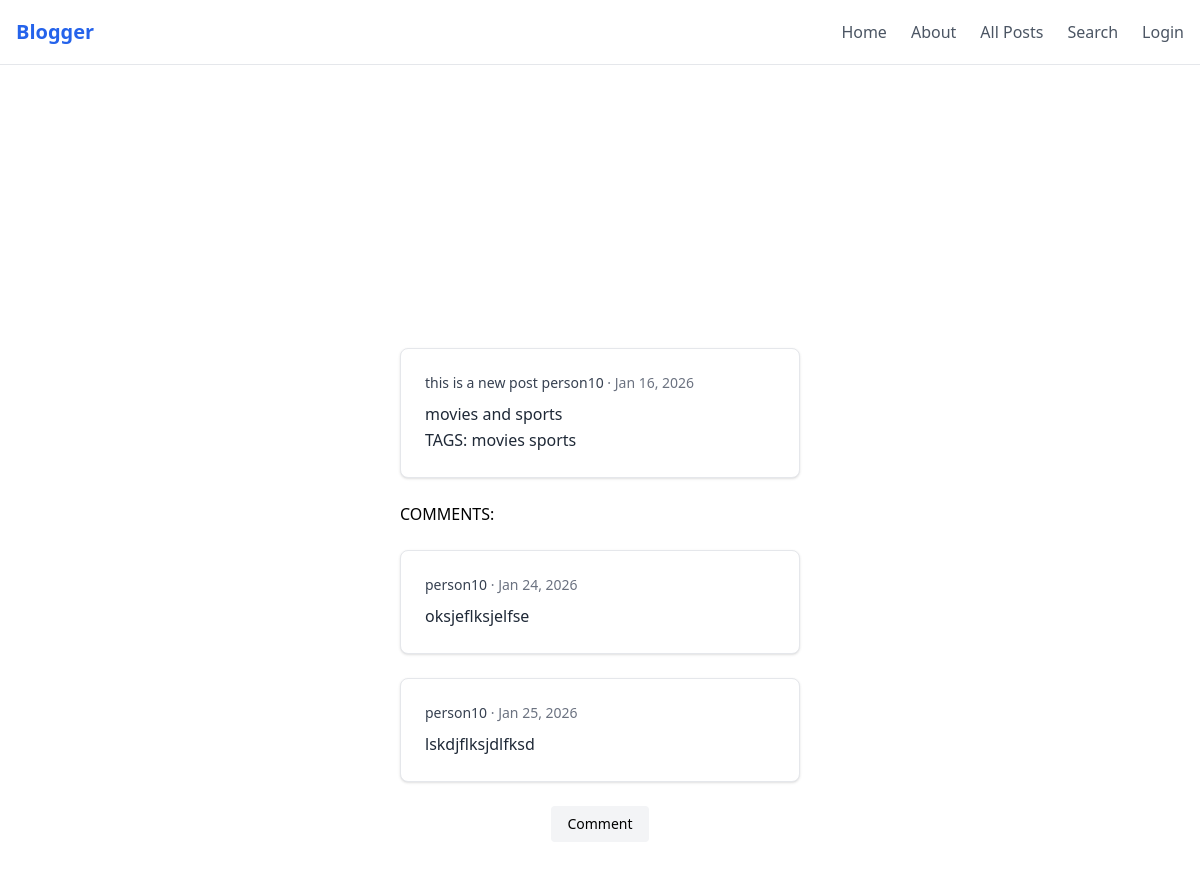
Page /blogapp/detailpost/19 on the committed database.
### blogapp/models.py (models this page shows)
class Post(models.Model):
    title = models.CharField(max_length=100)
    content = models.TextField()
    author = models.ForeignKey(User,on_delete=models.CASCADE,related_name="posts")
    created_at = models.DateTimeField(auto_now_add=True)
    tags = models.ManyToManyField(Tag,related_name="posts")

class Tag(models.Model):
    title = models.CharField(max_length=100)

class Comment(models.Model):
    content = models.TextField()
    author = models.ForeignKey(User,on_delete=models.CASCADE,related_name="comments")
    created_at = models.DateTimeField(auto_now_add=True)
    post = models.ForeignKey(Post,on_delete=models.CASCADE,related_name="comments")

### blogapp/views.py (the view)
# urls.py: path('detailpost/<int:pk>',DetailPost.as_view(),name="detailpost"),
class DetailPost(DetailView):
    model = Post
    template_name = "blogapp/detailpost.html"
    context_object_name = "post"
    def get_queryset(self):
        return (
            Post.objects.prefetch_related("tags","comments")
        )

### blogapp/templates/blogapp/detailpost.html (shortened to what this page needs)
{% extends "./base.html" %}
{% block content %}
  <div class="space-y-6">
      <div class="bg-white p-6 rounded-lg shadow border border-gray-200">
        <div class="text-sm text-gray-500 mb-2">
          <span class="font-medium text-gray-700">{{post.title}} {{ post.author }}</span>
          ·
          <span>{{ post.created_at|date:"M d, Y" }}</span>
        </div>
        <div class="text-gray-800 leading-relaxed">
          {{ post.content }}
        </div>
        <div class="text-gray-800 leading-relaxed">
          TAGS:
          {% for tag in post.tags.all %}
            {{tag.title}}
          {% endfor %}
        </div>
      </div>
        <h1>COMMENTS:</h1>
        {% for comment in post.comments.all %}
              <div class="bg-white p-6 rounded-lg shadow border border-gray-200">
                <div class="text-sm text-gray-500 mb-2">
                  <span class="font-medium text-gray-700"> {{ comment.author }}</span>
                  ·
                  <span>{{ comment.created_at|date:"M d, Y" }}</span>
                </div>
                <div class="text-gray-800 leading-relaxed">
                  {{ comment.content }}
                </div>
              </div>
        {% endfor %}
    <div class="flex justify-center">
          <a href="{% url 'newcomment' post.id%}" class="px-4 py-2 text-sm bg-gray-100 rounded hover:bg-gray-200">Comment</a>
    </div>
{% endblock %}

### blogapp/templates/blogapp/base.html (shortened to what this page needs)
<!DOCTYPE html>
<html lang="en">
<head>
    <script src="https://cdn.tailwindcss.com"></script>
</head>
<body>
<nav class="bg-white border-b border-gray-200">
  <div class="max-w-7xl mx-auto px-4">
    <div class="flex justify-between h-16 items-center">
      <a href="/" class="text-xl font-bold text-blue-600">
        Blogger
      </a>
      <div class="hidden md:flex space-x-6">
        <a href="/" class="text-gray-600 hover:text-blue-600">Home</a>
        <a href="/about/" class="text-gray-600 hover:text-blue-600">About</a>
        <a href="/blogapp/postlist/" class="text-gray-600 hover:text-blue-600">All Posts</a>
        <a href="{% url 'search' %}" class="text-gray-600 hover:text-blue-600">Search</a>
        {% if user.is_authenticated %}
          <a href="/logout/" class="text-gray-600 hover:text-blue-600">Logout</a>
        {% else %}
          <a href="/login/" class="text-gray-600 hover:text-blue-600">Login</a>
        {% endif %}
      </div>
    </div>
  </div>
</nav>
<div class="min-h-screen flex items-center justify-center">
  <div class="w-1/3">{% block content %}{% endblock %}</div>
</div>
</body>
</html>

### rows in the picture
Post: title "this is a new post", author "person10", created_at "Jan 16, 2026", content "movies and sports"
Tag: title "movies"
Tag: title "sports"
Comment: author "person10", created_at "Jan 24, 2026", content "oksjeflksjelfse"
Comment: author "person10", created_at "Jan 25, 2026", content "lskdjflksjdlfksd"
